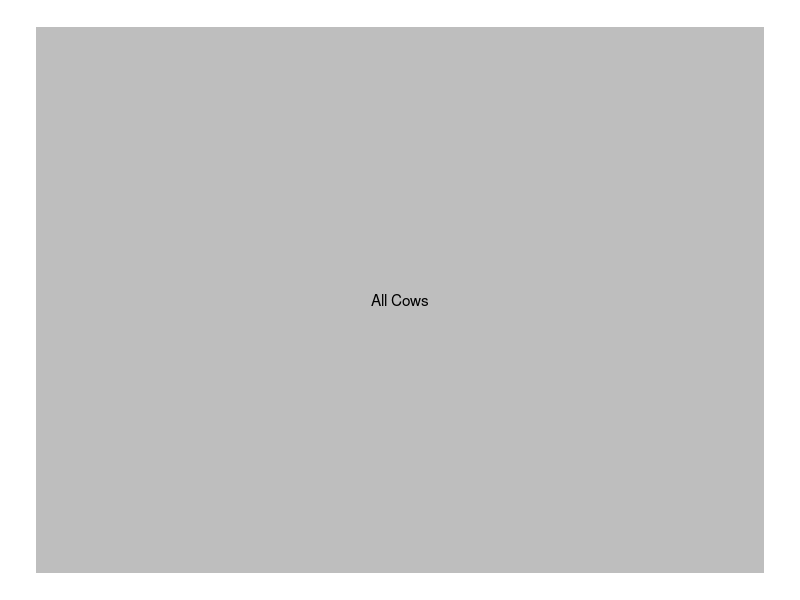
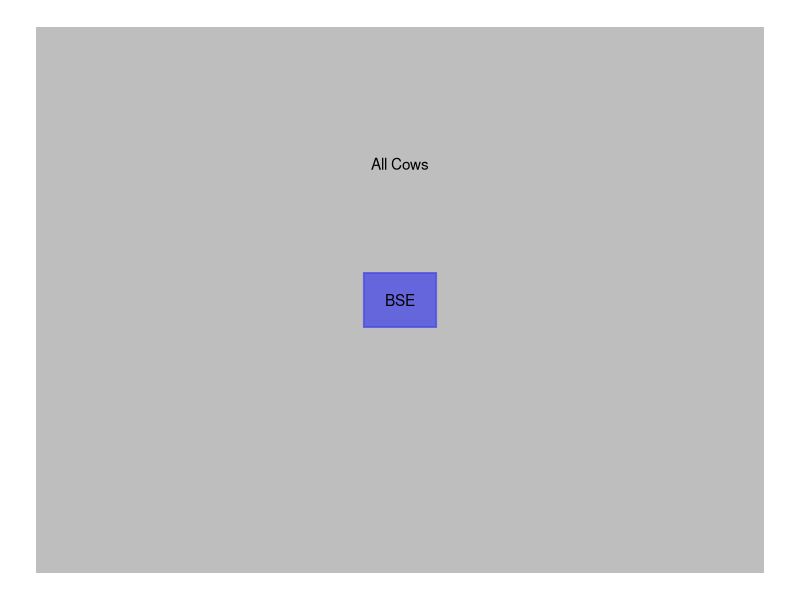
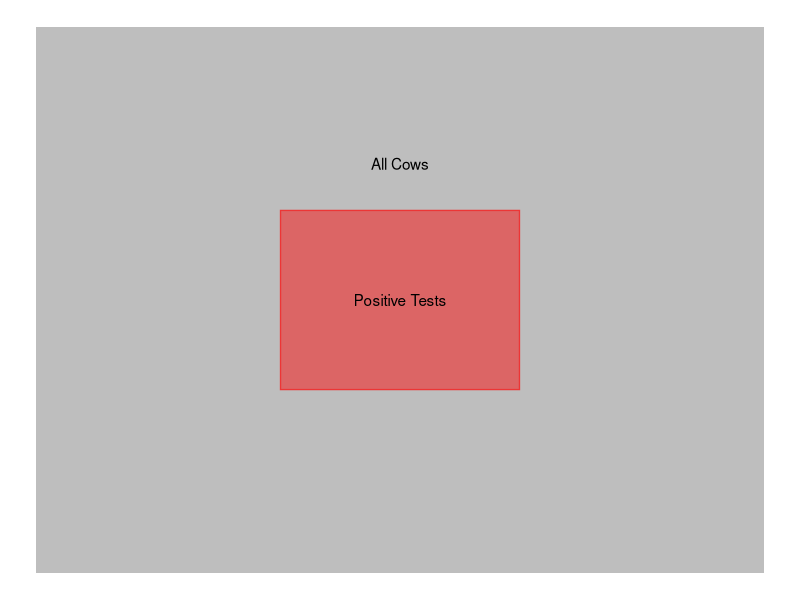
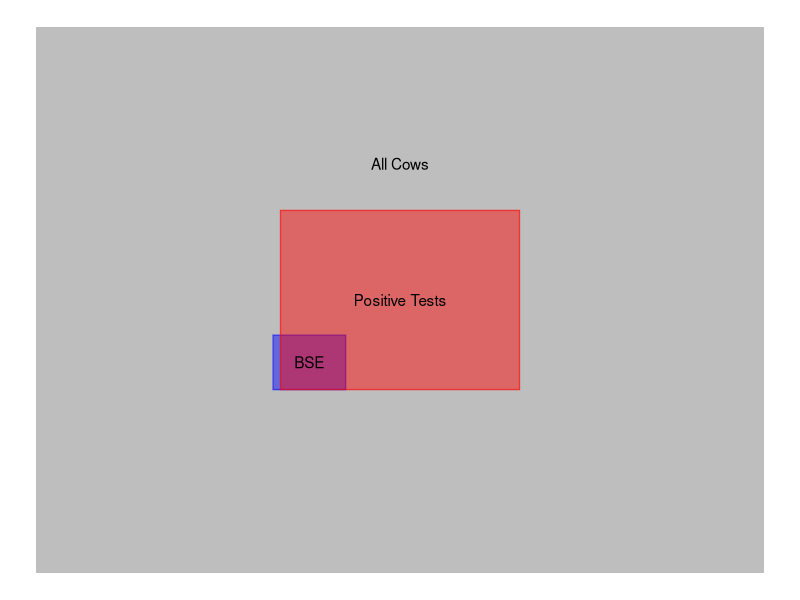
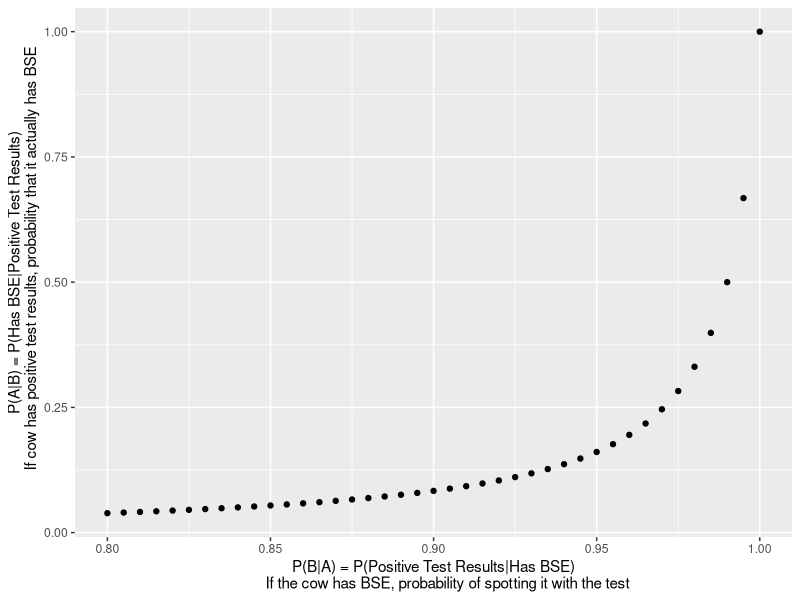
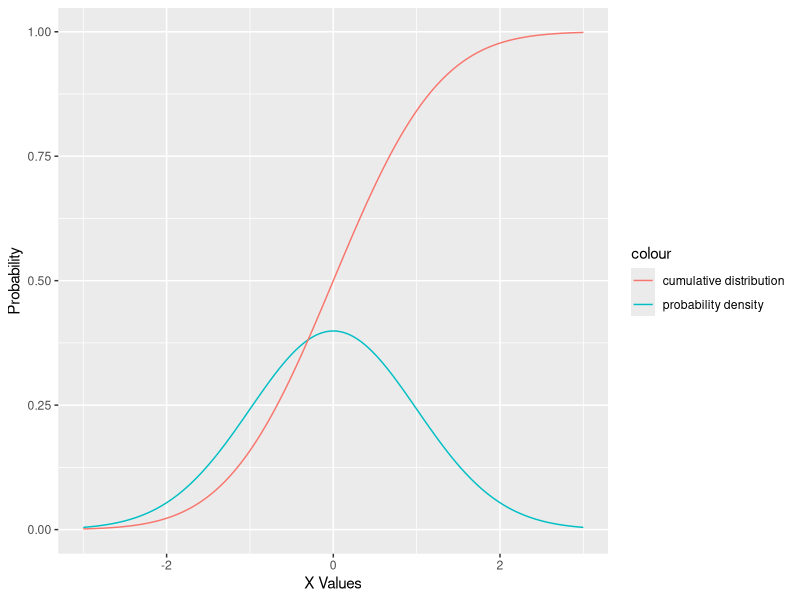
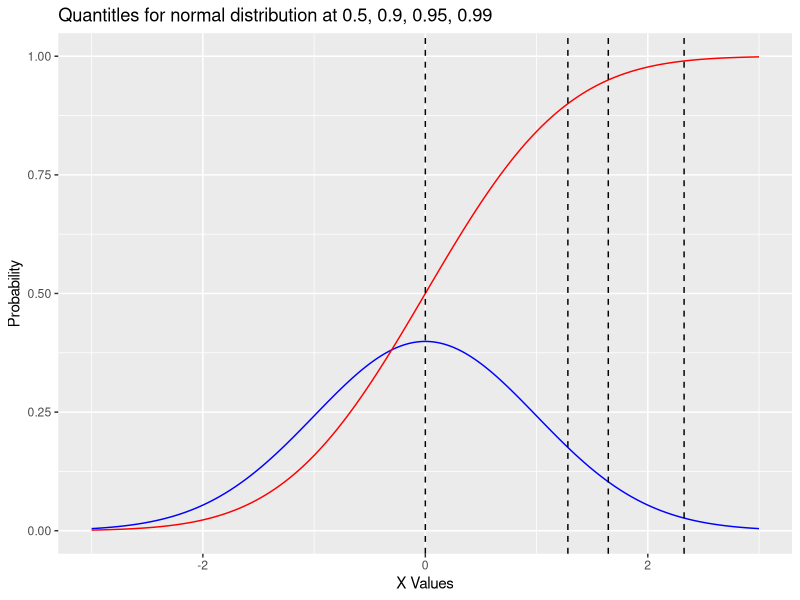
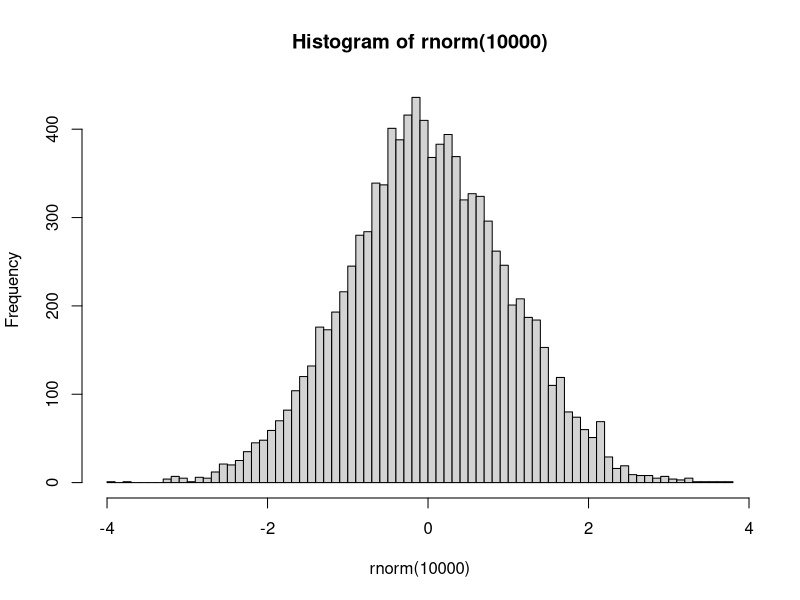

These figures' R source, in order:
## ---- chunk 1
knitr::opts_chunk$set(echo = TRUE)
## ---- chunk 2
library(tidyverse)
## ---- chunk 3
ggplot() + 
  geom_rect(data=data.frame(xmin=0, ymin=0, xmax=1, ymax=1), 
            aes(xmin=xmin, xmax=xmax, ymin=ymin, ymax=ymax), fill="gray") + 
  theme_void() + 
  geom_text(aes(x = 0.5, y = 0.5, label = "All Cows"))
## ---- chunk 4
offset_BSE = sqrt(0.01)

xmin_BSE = 0.5 - offset_BSE/2
ymin_BSE = 0.5 - offset_BSE/2
# cover up 0.08964

ggplot() + 
  geom_rect(data=data.frame(xmin=0, ymin=0, xmax=1, ymax=1), 
            aes(xmin=xmin, xmax=xmax, ymin=ymin, ymax=ymax), fill="gray") + 
  geom_rect(data=data.frame(xmin=xmin_BSE, ymin=ymin_BSE, 
                            xmax=xmin_BSE + offset_BSE, 
                            ymax=ymin_BSE + offset_BSE), 
            aes(xmin=xmin, xmax=xmax, ymin=ymin, ymax=ymax), color="#0000FF77", fill="#0000FF77") + 
  theme_void() + 
  geom_text(aes(x = 0.5, y = 0.75, label = "All Cows")) +
  geom_text(aes(x = xmin_BSE + offset_BSE/2, y = ymin_BSE + offset_BSE/2, label = "BSE"))
## ---- chunk 5
offset_Positive = sqrt(0.108)

xmin_Positive = 0.5 - offset_Positive/2
ymin_Positive = 0.5 - offset_Positive/2

ggplot() + 
  geom_rect(data=data.frame(xmin=0, ymin=0, xmax=1, ymax=1), 
            aes(xmin=xmin, xmax=xmax, ymin=ymin, ymax=ymax), fill="gray") + 
  geom_rect(data=data.frame(xmin=xmin_Positive, ymin=ymin_Positive, 
                            xmax=xmin_Positive + offset_Positive, 
                            ymax=ymin_Positive + offset_Positive), 
            aes(xmin=xmin, xmax=xmax, ymin=ymin, ymax=ymax), color="#FF000077", fill="#FF000077") + theme_void() + 
  geom_text(aes(x = 0.5, y = 0.75, label = "All Cows")) +
  geom_text(aes(x = 0.5, y = 0.5, label = "Positive Tests"))
## ---- chunk 6
offset_BSE = sqrt(0.01)
offset_Positive = sqrt(0.108)

xmin_Positive = 0.5 - offset_Positive/2
ymin_Positive = 0.5 - offset_Positive/2

xmin_BSE = xmin_Positive - (0.1-0.08964)
#ymin_BSE = 0.5 - offset_BSE/2
ymin_BSE = ymin_Positive
# cover up 0.08964

ggplot() + 
  geom_rect(data=data.frame(xmin=0, ymin=0, xmax=1, ymax=1), 
            aes(xmin=xmin, xmax=xmax, ymin=ymin, ymax=ymax), fill="gray") + 
  geom_rect(data=data.frame(xmin=xmin_BSE, ymin=ymin_BSE, 
                            xmax=xmin_BSE + offset_BSE, 
                            ymax=ymin_BSE + offset_BSE), 
            aes(xmin=xmin, xmax=xmax, ymin=ymin, ymax=ymax), color="#0000FF77", fill="#0000FF77") + 
  geom_rect(data=data.frame(xmin=xmin_Positive, ymin=ymin_Positive, 
                            xmax=xmin_Positive + offset_Positive, 
                            ymax=ymin_Positive + offset_Positive), 
            aes(xmin=xmin, xmax=xmax, ymin=ymin, ymax=ymax), color="#FF000077", fill="#FF000077") + theme_void() + 
  geom_text(aes(x = 0.5, y = 0.75, label = "All Cows")) +
  geom_text(aes(x = 0.5, y = 0.5, label = "Positive Tests")) + 
  geom_text(aes(x = xmin_BSE + offset_BSE/2, y = ymin_BSE + offset_BSE/2, label = "BSE"))
## ---- chunk 7
# probability has BSE
p_A = 0.01

# probability tests positive given has BSE (i.e. how accurate the test is if you have BSE)
p_B_given_A = seq(0.8,1,0.005)

# probability that the test is positive (independent of if you have BSE or not)
p_B = (p_A * p_B_given_A) +  # probability that the test is positive if you have BSE
  ((1-p_A) * (1-p_B_given_A))  # probability that the test is positive if you don't have BSE

df = data.frame(p_A = p_A,
                p_B_given_A = p_B_given_A,
                p_B = p_B)

df$p_A_given_B = (df$p_B_given_A * df$p_A) / df$p_B
## ---- chunk 8
head(df)
## ---- chunk 9
ggplot(df, aes(x=p_B_given_A, y=p_A_given_B)) + 
  geom_point() + 
  xlab("P(B|A) = P(Positive Test Results|Has BSE)
       If the cow has BSE, probability of spotting it with the test") + 
  ylab("P(A|B) = P(Has BSE|Positive Test Results)
       If cow has positive test results, probability that it actually has BSE")

## ---- chunk 10
# create a series of x values
xvals = seq(-3, 3, 0.01)

# create a data frame containing values for the density function (sampled at
# each value of xvals) and the cumulative distribution sampled at the same values

dist_data = data.frame(x=xvals, 
                       dist = dnorm(xvals),
                       cumulative_dist = pnorm(xvals))

# take a look at the first few rows of the data frame
head(dist_data)

# plot probability vs. cumulative probability
ggplot() + 
  geom_line(data=dist_data, aes(x=x, y=dist, color="probability density")) + 
  geom_line(data=dist_data, aes(x=x, y=cumulative_dist, color="cumulative distribution")) + 
  ylab("Probability") + 
  xlab("X Values")
## ---- chunk 11
x0 = 1

# P(x > x0)
pnorm(x0, lower.tail=FALSE)
1 - pnorm(x0, lower.tail=TRUE)

# P(x < x0)
pnorm(x0, lower.tail=TRUE)
1 - pnorm(x0, lower.tail=FALSE)
## ---- chunk 12
qnorm(p=0.8)
qunif(p=0.8, min=-1, max=1)
qbinom(p=0.8, size=10, prob=0.5) # 10 trials, 50% probability of "success" per trial
## ---- chunk 13
ggplot() + 
  geom_line(data=dist_data, aes(x=x, y=dist), colour="blue") + 
  geom_line(data=dist_data, aes(x=x, y=cumulative_dist), color="red") + 
  ylab("Probability") + 
  xlab("X Values") + 
  geom_vline(xintercept = qnorm(0.5), linetype="dashed") + 
  geom_vline(xintercept = qnorm(0.9), linetype="dashed") +
  geom_vline(xintercept = qnorm(0.95), linetype="dashed") + 
  geom_vline(xintercept = qnorm(0.99), linetype="dashed") + 
  ggtitle("Quantitles for normal distribution at 0.5, 0.9, 0.95, 0.99")
## ---- chunk 14
rnorm(10)
## ---- chunk 15
runif(10, min=-1, max=1)  
## ---- chunk 16
rbinom(10, size=100, prob=0.5)
## ---- chunk 17
hist(rnorm(10000), breaks=100)
hist(runif(10000, min=-1, max=1), breaks=100)
hist(rbinom(10000, size=100, prob=0.5), breaks=100)
## ---- chunk 18
dbinom(0, size=5, prob=0.3) +    # probability of 0 successes
  dbinom(1, size=5, prob=0.3) +  # probability of 1 successes 
  dbinom(2, size=5, prob=0.3)    # probability of 2 successes 
## ---- chunk 19
# pass a vector of 0, 1, 2 and then sum up the probabilities
sum(dbinom(c(0:2), size=5, prob=0.3))
## ---- chunk 20
# create a series of x values
xvals = seq(-45, 55, 0.01)
mu = 5
sd = 10
# create a data frame containing values for the density function (sampled at
# each value of xvals) and the cumulative distribution sampled at the same values

dist_data = data.frame(x=xvals, 
                       dist = dnorm(xvals, mean=mu, sd=sd),
                       cumulative_dist = pnorm(xvals, mean=mu, sd=sd))

# plot probability vs. cumulative probability
ggplot() + 
  geom_line(data=dist_data, aes(x=x, y=dist, color="probability density")) + 
  geom_line(data=dist_data, aes(x=x, y=cumulative_dist, color="cumulative distribution")) + 
  ylab("Probability") + 
  xlab("X Values") + 
  geom_vline(xintercept = qnorm(0.80, mean=mu, sd=sd), linetype="dashed") + 
  geom_vline(xintercept = qnorm(0.90, mean=mu, sd=sd), linetype="dashed") +
  geom_vline(xintercept = qnorm(0.99, mean=mu, sd=sd), linetype="dashed") 

## ---- chunk 21
# create a series of x values
xvals = seq(0,100,1)
trials = 100
p_success = 0.3
# create a data frame containing values for the density function (sampled at
# each value of xvals) and the cumulative distribution sampled at the same values

dist_data = data.frame(x=xvals, 
                       dist = dbinom(xvals, size=trials, prob=p_success),
                       cumulative_dist = pbinom(xvals, size=trials, prob=p_success))

# plot probability vs. cumulative probability
ggplot() + 
  geom_line(data=dist_data, aes(x=x, y=dist, color="probability density")) + 
  geom_line(data=dist_data, aes(x=x, y=cumulative_dist, color="cumulative distribution")) + 
  ylab("Probability") + 
  xlab("X Values") + 
  geom_vline(xintercept = qbinom(0.50, size=trials, prob=p_success), linetype="dashed") + 
  geom_vline(xintercept = qbinom(0.90, size=trials, prob=p_success), linetype="dashed") +
  geom_vline(xintercept = qbinom(0.99, size=trials, prob=p_success), linetype="dashed") 

## ---- chunk 22
mean(rnorm(10, mean=5, sd=10))
## ---- chunk 23
mean(rnorm(100, mean=5, sd=10))
## ---- chunk 24
mean(rnorm(1000, mean=5, sd=10))
## ---- chunk 25
# As mentioned in the lecture, this is a binomial distribution with p = 0.5 and n = 10.  We define "success" as a car turning right.
n = 10 # number of observations
p = 0.5 # probability

# in n observations, the number of cars that can turn right is somewhere between 0 and n
x = c(0:n)
data = data.frame(x = x, 
                  vals = dbinom(x, size=10, prob=0.5))

ggplot(data, aes(x=x, y = vals)) + 
  geom_point() + # show the discrete probabilities
  geom_line() + # connect the dots to show the distribution better
  xlab("Number of Cars Turning Right") + 
  ylab("Probability") + 
  scale_x_continuous(breaks = c(0:10)) # set up the x axis so that it shows integers instead of 0, 2.5, etc

## ---- chunk 26
dbinom(2, size=10, prob=0.5)
## ---- chunk 27
# pass a vector of 8, 9, 10 and then sum up the probabilities
sum(dbinom(c(8:10), size=10, prob=0.5))
## ---- chunk 28
n = 1000
p = 0.5
n * p
## ---- chunk 29
var = n*p*(1-p)
sqrt(var)
## ---- chunk 30
n = 100
sqrt(n * p * (1-p))
## ---- chunk 31
dbinom(43, size=n, prob=0.5)
## ---- chunk 32
# sum up the probabilities for observing between 0 and 43 cars
sum(dbinom(c(0:43), size=n, prob=0.5))
## ---- chunk 33
x_bar = 10.25      # mean of the samples
sd_samples = 0.8   # standard deviation of the samples
num_samples = 10
standard_error = sd_samples / sqrt(num_samples)
## ---- chunk 34
t_0.025 = qt(0.025, 9)
t_0.025
## ---- chunk 35
t_0.975 = qt(0.975, 9)
t_0.975

-qt(0.025, 9) # another way to reach the same value
## ---- chunk 36
lower_limit = x_bar + t_0.025 * standard_error
upper_limit = x_bar + t_0.975 * standard_error
c(lower_limit, upper_limit)
## ---- chunk 37
lower_limit = (sd_samples^2 * (num_samples - 1)) / 
                        qchisq(0.975, 9)
upper_limit = (sd_samples^2 * (num_samples - 1)) / 
                        qchisq(0.025, 9)
c(lower_limit, upper_limit)
## ---- chunk 38
sqrt(c(lower_limit, upper_limit))
## ---- chunk 39
x_bar = 10.13      # mean of the samples
sd_samples = 0.7   # standard deviation of the samples
num_samples = 20
standard_error = sd_samples / sqrt(num_samples)
t_0.05 = qt(0.05, 19)
t_0.95 = qt(0.95, 19)
lower_limit = x_bar + t_0.05 * standard_error
upper_limit = x_bar + t_0.95 * standard_error
c(lower_limit, upper_limit)
## ---- chunk 40
x_bar = 10.13      # mean of the samples
sd_samples = 0.7   # standard deviation of the samples
num_samples = 20
standard_error = sd_samples / sqrt(num_samples)
t_0.005 = qt(0.005, 19)
t_0.995 = qt(0.995, 19)
lower_limit = x_bar + t_0.005 * standard_error
upper_limit = x_bar + t_0.995 * standard_error
c(lower_limit, upper_limit)
## ---- chunk 41
upper_limit = (sd_samples^2 * (num_samples - 1)) / 
                        qchisq(0.05, 19)
lower_limit = (sd_samples^2 * (num_samples - 1)) / 
                        qchisq(0.95, 19)
sqrt(c(lower_limit, upper_limit))
## ---- chunk 42
upper_limit = (sd_samples^2 * (num_samples - 1)) / 
                        qchisq(0.005, 19)
lower_limit = (sd_samples^2 * (num_samples - 1)) / 
                        qchisq(0.995, 19)
sqrt(c(lower_limit, upper_limit))
